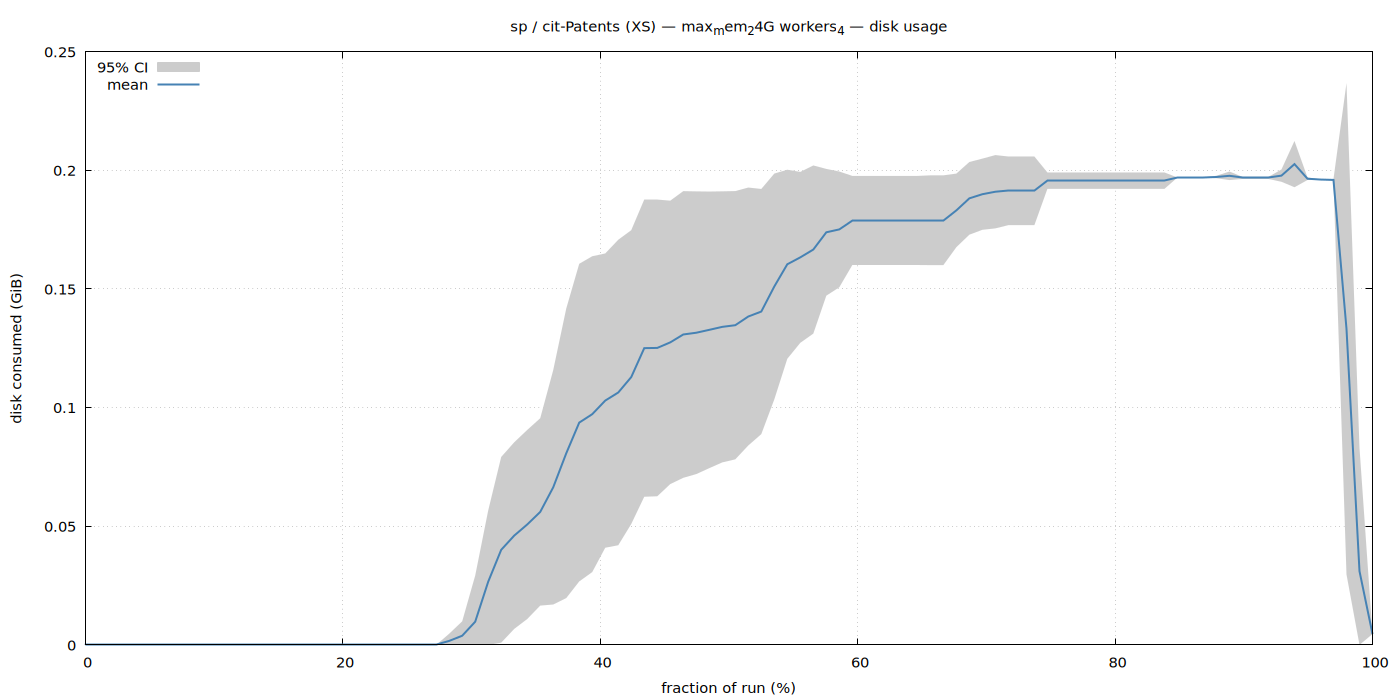

Source code (gnuplot):
set terminal pngcairo size 1400,700 enhanced font 'Sans,11'
set output '/home/ubuntu/nvm/results/sp/XS/cit-Patents/max_mem_24G_workers_4/disk.png'
set title "sp / cit-Patents (XS) — max_mem_24G workers_4 — disk usage"
set xlabel 'fraction of run (%)'
set ylabel 'disk consumed (GiB)'
set grid
set key top left
set yrange [0:*]
plot '/home/ubuntu/nvm/results/sp/XS/cit-Patents/max_mem_24G_workers_4/disk.dat' using 1:3:4 with filledcurves lc rgb '#cccccc' title '95% CI', \
     '' using 1:2 with lines lw 2 lc rgb '#4682b4' title 'mean'
